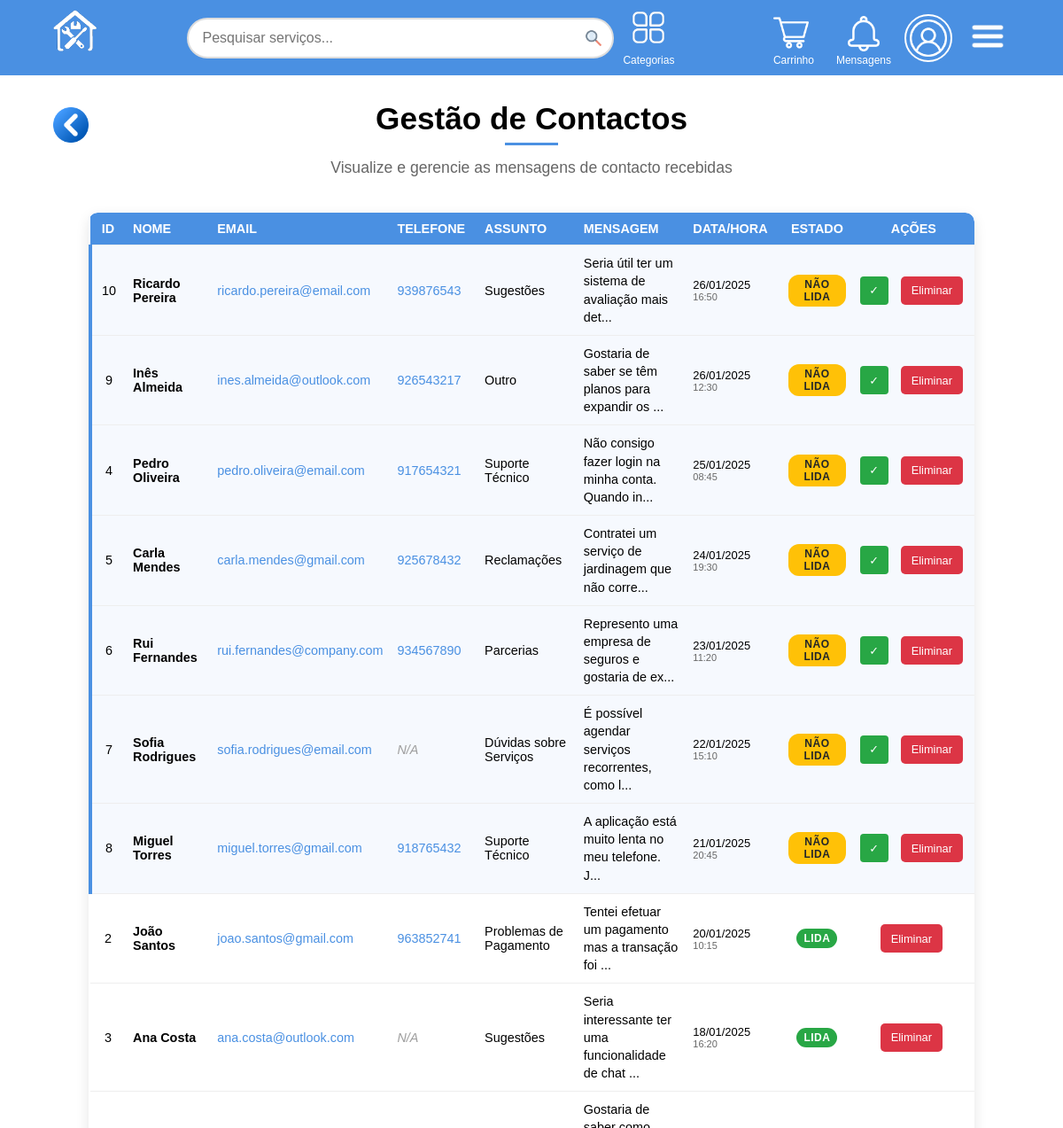
/Views/admin/admin_contacts.php (signed in, upper part), run on an earlier commit of the app's database.
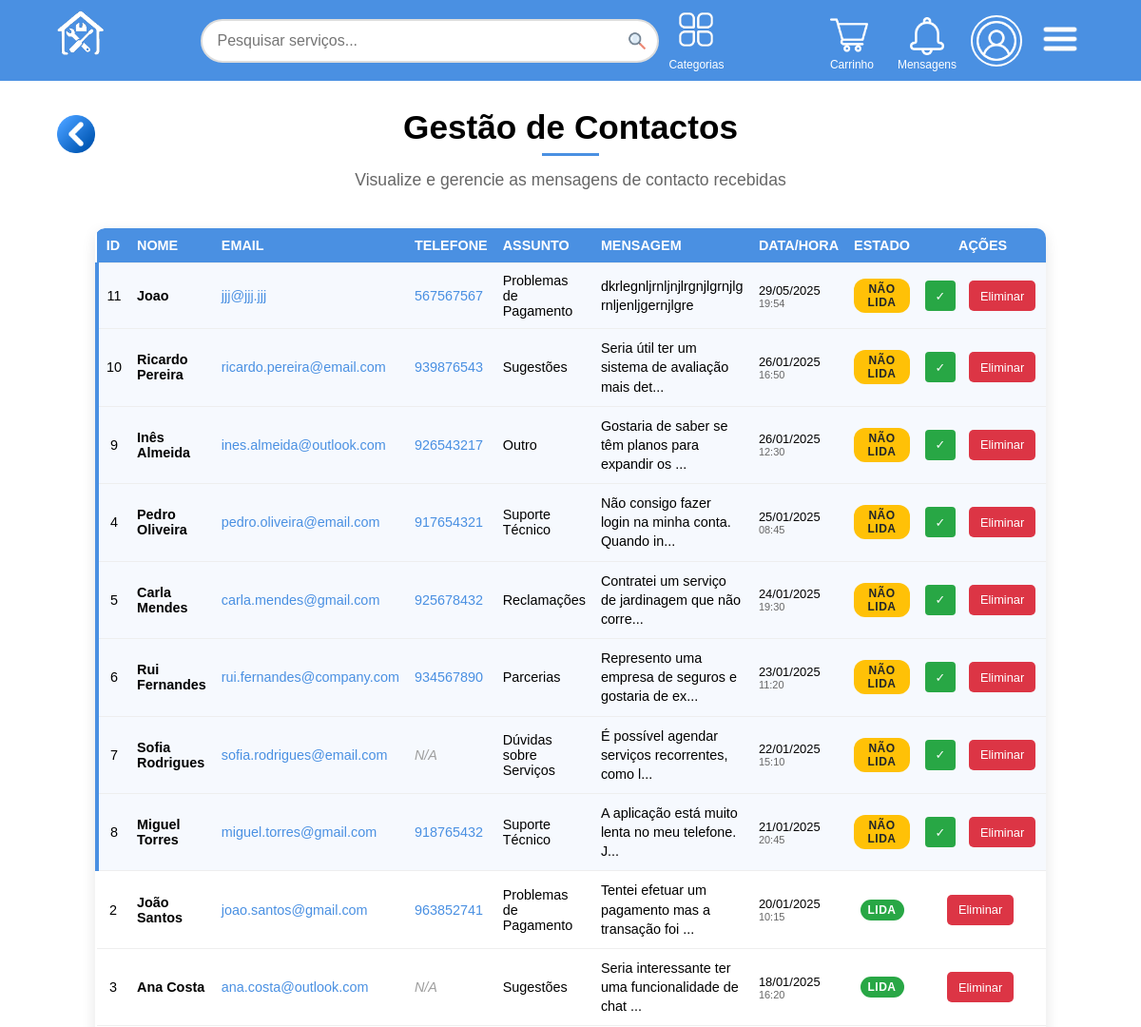
And on a later commit of the database.
### tables this page shows
CREATE TABLE Contact (
    id INTEGER PRIMARY KEY,
    name_ TEXT NOT NULL,
    email TEXT NOT NULL CHECK( email LIKE '%@%.%' AND LENGTH(email) >= 6),
    phone TEXT,
    subject TEXT NOT NULL,
    message_ TEXT NOT NULL,
    created_at DATE NOT NULL DEFAULT (DATE('now')),
    created_time TIME NOT NULL DEFAULT (TIME('now')),
    is_read BOOLEAN NOT NULL DEFAULT false,
    admin_response TEXT,
    response_date DATE,
    response_time TIME
);

### Models/Contact.php (called while the page is built, shortened)
<?php
class Contact {
    private $id;
    private $name;
    private $email;
    private $phone;
    private $subject;
    private $message;
    private $createdAt;
    private $createdTime;
    private $isRead;
    public function __construct($db) {
        $this->isRead = false;
    }
    public function getId() {
        return $this->id;
    }
    public function getName() {
        return $this->name;
    }
    public function getEmail() {
        return $this->email;
    }
    public function getPhone() {
        return $this->phone;
    }
    public function getSubject() {
        return $this->subject;
    }
    public function getMessage() {
        return $this->message;
    }
    public function getCreatedAt() {
        return $this->createdAt;
    }
    public function getCreatedTime() {
        return $this->createdTime;
    }
    public function getIsRead() {
        return $this->isRead;
    }
    public function setId($id) {
        $this->id = $id;
    }
    public function setName($name) {
        $this->name = $name;
    }
    public function setEmail($email) {
        $this->email = $email;
    }
    public function setPhone($phone) {
        $this->phone = $phone;
    }
    public function setSubject($subject) {
        $this->subject = $subject;
    }
    public function setMessage($message) {
        $this->message = $message;
    }
    public function setCreatedAt($createdAt) {
        $this->createdAt = $createdAt;
    }
    public function setCreatedTime($createdTime) {
        $this->createdTime = $createdTime;
    }
    public function setIsRead($isRead) {
        $this->isRead = (bool)$isRead;
    }
    public static function getAllContacts($db, $orderBy = 'created_at DESC, created_time DESC') {
        try {
            $stmt = $db->prepare("SELECT * FROM Contact ORDER BY " . $orderBy);
            $stmt->execute();
            $results = $stmt->fetchAll(PDO::FETCH_ASSOC);
            $contacts = [];
            foreach ($results as $result) {
                $contacts[] = self::createFromArray($db, $result);
            }
            return $contacts;
        } catch (PDOException $e) {
            error_log("Erro ao obter contactos: " . $e->getMessage());
            return [];
        }
    }
    private static function createFromArray($db, $array) {
        $contact = new self($db);
        $contact->setId($array['id']);
        $contact->setName($array['name_']);
        $contact->setEmail($array['email']);
        $contact->setPhone($array['phone']);
        $contact->setSubject($array['subject']);
        $contact->setMessage($array['message_']);
        $contact->setCreatedAt($array['created_at']);
        $contact->setCreatedTime($array['created_time']);
        $contact->setIsRead((bool)$array['is_read']);
        $contact->setAdminResponse($array['admin_response']);
        $contact->setResponseDate($array['response_date']);
        $contact->setResponseTime($array['response_time']);
        return $contact;
    }
}
?>

### Controllers/contactController.php (called while the page is built, shortened)
<?php
require_once(dirname(__FILE__) . '/../Models/Contact.php');
function getAllContacts() {
    $db = getDatabaseConnection();
    return Contact::getAllContacts($db);
}
?>

### Templates/adminPages_elems.php (the view, shortened to what the changed rows need)
<?php
function drawContactsTable($contacts) { ?>
    <div class="contacts-table-container">
        <?php if (empty($contacts)): ?>
            <div class="no-contacts">
                <p>📧 Não existem mensagens de contacto.</p>
            </div>
        <?php else: ?>
            <table class="contacts-table">
                <thead>
                    <tr>
                        <th>ID</th>
                        <th>Nome</th>
                        <th>Email</th>
                        <th>Telefone</th>
                        <th>Assunto</th>
                        <th>Mensagem</th>
                        <th>Data/Hora</th>
                        <th>Estado</th>
                        <th>Ações</th>
                    </tr>
                </thead>
                <tbody>
                    <?php foreach ($contacts as $contact): ?>
                        <tr class="<?php echo $contact->getIsRead() ? '' : 'unread-contact'; ?>">
                            <td><?php echo htmlspecialchars($contact->getId()); ?></td>
                            <td>
                                <strong><?php echo htmlspecialchars($contact->getName()); ?></strong>
                            </td>
                            <td>
                                <a href="mailto:<?php echo htmlspecialchars($contact->getEmail()); ?>"
                                   style="color: var(--primary-color); text-decoration: none;">
                                    <?php echo htmlspecialchars($contact->getEmail()); ?>
                                </a>
                            </td>
                            <td>
                                <?php
                                $phone = $contact->getPhone();
                                if (!empty($phone)) {
                                    echo '<a href="tel:' . htmlspecialchars($phone) . '" style="color: var(--primary-color); text-decoration: none;">' . htmlspecialchars($phone) . '</a>';
                                } else {
                                    echo '<span class="empty-field">N/A</span>';
                                }
                                ?>
                            </td>
                            <td>
                                <span title="<?php echo htmlspecialchars($contact->getSubject()); ?>">
                                    <?php
                                    $subject = $contact->getSubject();
                                    echo strlen($subject) > 25 ? htmlspecialchars(substr($subject, 0, 25)) . '...' : htmlspecialchars($subject);
                                    ?>
                                </span>
                            </td>
                            <td class="message-preview">
                                <?php
                                $message = $contact->getMessage();
                                $truncated = strlen($message) > 50 ? substr($message, 0, 50) . '...' : $message;
                                echo '<span title="' . htmlspecialchars($message) . '">' . htmlspecialchars($truncated) . '</span>';
                                ?>
                            </td>
                            <td>
                                <div style="font-size: 0.9em;">
                                    <div><?php echo htmlspecialchars(date('d/m/Y', strtotime($contact->getCreatedAt()))); ?></div>
                                    <div style="color: #666; font-size: 0.85em;">
                                        <?php echo htmlspecialchars(date('H:i', strtotime($contact->getCreatedTime()))); ?>
                                    </div>
                                </div>
                            </td>
                            <td>
                                <?php if ($contact->getIsRead()): ?>
                                    <span class="status-read">Lida</span>
                                <?php else: ?>
                                    <span class="status-unread">Não Lida</span>
                                <?php endif; ?>
                            </td>
                            <td class="contact-actions">
                                <?php if (!$contact->getIsRead()): ?>
                                    <form method="POST" action="/Controllers/contactController.php" style="display: inline;">
                                        <button type="submit" class="mark-read-button" title="Marcar como lida">
                                            ✓
                                        </button>
                                    </form>
                                <?php endif; ?>
                                <form method="POST" action="/Controllers/contactController.php" style="display: inline;"
                                      onsubmit="return confirm('Tem certeza que deseja eliminar este contacto?\n\nDe: <?php echo addslashes($contact->getName()); ?>\nAssunto: <?php echo addslashes($contact->getSubject()); ?>');">
                                    <button type="submit" class="delete-button">Eliminar</button>
                                </form>
                            </td>
                        </tr>
                    <?php endforeach; ?>
                </tbody>
            </table>
        <?php endif; ?>
    </div>
<?php } ?>

What changed in the data, as far as the page shows it:
added contact: id "11", name_ "Joao", email "jjj@jjj.jjj", phone "567567567", subject "Problemas de Pagamento", message_ "dkrlegnljrnljnjlrgnjlgrnjlgrnljenljgernjlgre", created_at "29/05/2025", created_time "19:54", is_read "NÃO LIDA"
